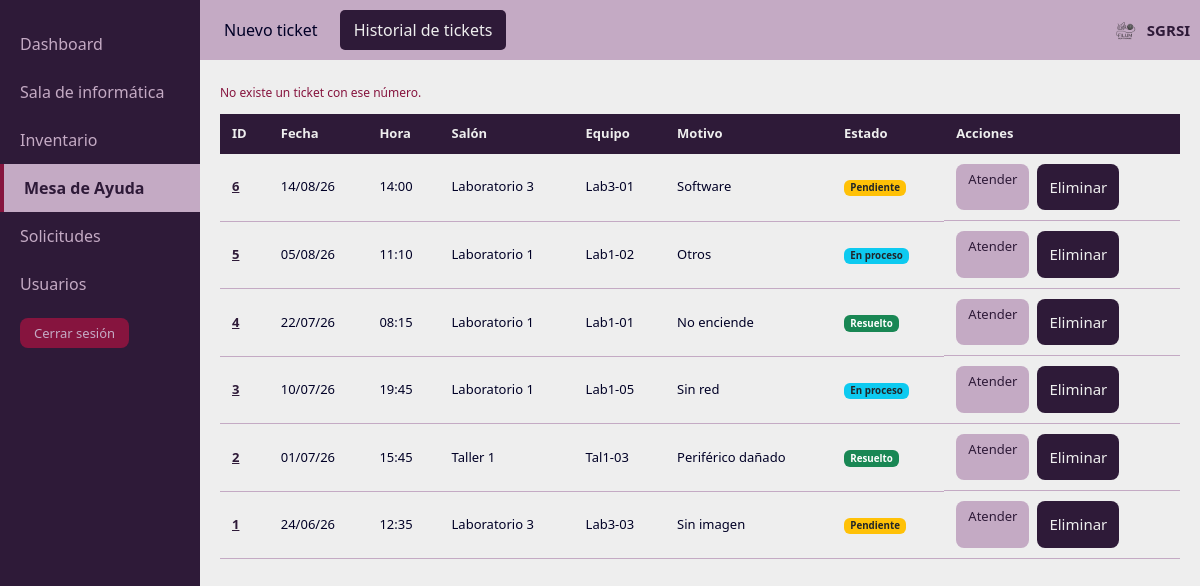
/FrontEnd/paginas/mesa-de-ayuda/mesa-de-ayuda.php?aviso=noexiste (signed in), run on the app's committed database.
### tables this page shows
CREATE TABLE ticket (
    id_ticket         INT UNSIGNED NOT NULL AUTO_INCREMENT,
    fecha_hora_alta   DATETIME     NOT NULL,
    ci_solicitante    CHAR(8)      NOT NULL,
    id_equipo         INT UNSIGNED NOT NULL,
    tipo_de_defecto   ENUM('No enciende', 'Sin imagen', 'Sin red',
                           'Sin audio', 'Periférico dañado', 'Software',
                           'Otros') NOT NULL,
    descripcion       VARCHAR(500) NULL,
    prioridad         ENUM('Urgente', 'Prioritario', 'Normal')
                      NOT NULL DEFAULT 'Normal',
    estado_ticket     ENUM('Pendiente', 'En proceso', 'Resuelto', 'Cancelado')
                      NOT NULL DEFAULT 'Pendiente',
    ci_responsable    CHAR(8)      NULL,
    diagnostico       VARCHAR(500) NULL,
    solucion          VARCHAR(500) NULL,
    fecha_hora_cierre DATETIME     NULL,

    CONSTRAINT pk_ticket             PRIMARY KEY (id_ticket),
    CONSTRAINT fk_ticket_solicitante FOREIGN KEY (ci_solicitante)
        REFERENCES usuario (ci)
        ON UPDATE CASCADE ON DELETE RESTRICT,
     
     
    CONSTRAINT fk_ticket_responsable FOREIGN KEY (ci_responsable)
        REFERENCES usuario (ci)
        ON UPDATE RESTRICT ON DELETE RESTRICT,
    CONSTRAINT fk_ticket_equipo      FOREIGN KEY (id_equipo)
        REFERENCES equipo (id_equipo)
        ON UPDATE CASCADE ON DELETE RESTRICT,

    CONSTRAINT ck_ticket_cierre CHECK (
        fecha_hora_cierre IS NULL OR fecha_hora_cierre >= fecha_hora_alta
    ),
    CONSTRAINT ck_ticket_resuelto CHECK (
        estado_ticket <> 'Resuelto'
        OR (ci_responsable IS NOT NULL AND fecha_hora_cierre IS NOT NULL)
    )
);

CREATE TABLE equipo (
    id_equipo     INT UNSIGNED NOT NULL AUTO_INCREMENT,
    nombre_equipo VARCHAR(60)  NOT NULL,
    descripcion   VARCHAR(500) NULL,
    nombre_salon  VARCHAR(30)  NOT NULL,
    estado_equipo ENUM('Operativo', 'En reparación',
                       'En trámite de baja', 'De baja')
                  NOT NULL DEFAULT 'Operativo',

    CONSTRAINT pk_equipo       PRIMARY KEY (id_equipo),
    CONSTRAINT fk_equipo_salon FOREIGN KEY (nombre_salon)
        REFERENCES salon (nombre_salon)
        ON UPDATE CASCADE ON DELETE RESTRICT
);

### BackEnd/logica/Sesion.php (called while the page is built, shortened)
<?php
class Sesion
{
    public static function rol()
    {
        return isset($_SESSION['rol']) ? $_SESSION['rol'] : null;
    }
    public static function esCoordinador()
    {
        return self::rol() === 'Coordinador';
    }
    public static function esTecnico()
    {
        return self::rol() === 'Asistente' || self::rol() === 'Coordinador';
    }
}

### BackEnd/logica/ControlAcceso.php (called while the page is built, shortened)
<?php
require_once __DIR__ . '/Sesion.php';
class ControlAcceso
{
    public static function puedeGestionarUsuarios()
    {
        return Sesion::esCoordinador();
    }
    public static function puedeAtender()
    {
        return Sesion::esTecnico();
    }
}

### BackEnd/dao/Conexion.php (called while the page is built, shortened)
<?php
class Conexion
{
    private static $instancia = null;
    private $pdo;
    private function __construct()
    {
        $config = require __DIR__ . '/../config/database.php';
        $dsn = 'mysql:host=' . $config['host']
             . ';port=' . $config['puerto']
             . ';dbname=' . $config['basedatos']
             . ';charset=' . $config['charset'];
        try {
            $this->pdo = new PDO($dsn, $config['usuario'], $config['password']);
            $this->pdo->setAttribute(PDO::ATTR_ERRMODE, PDO::ERRMODE_EXCEPTION);
            $this->pdo->setAttribute(PDO::ATTR_DEFAULT_FETCH_MODE, PDO::FETCH_ASSOC);
        } catch (PDOException $e) {
            error_log('SGRSI: fallo la conexion. ' . $e->getMessage());
            throw new Exception('No se pudo conectar con la base de datos.');
        }
    }
    public static function getInstancia()
    {
        if (self::$instancia === null) {
            self::$instancia = new Conexion();
        }
        return self::$instancia;
    }
    public function getPdo()
    {
        return $this->pdo;
    }
}

### BackEnd/dao/TicketDAO.php (called while the page is built, shortened)
<?php
require_once __DIR__ . '/Conexion.php';
class TicketDAO
{
    private $pdo;
    public function __construct()
    {
        $this->pdo = Conexion::getInstancia()->getPdo();
    }
    private function consultaBase()
    {
        return 'SELECT t.id_ticket, t.fecha_hora_alta, t.tipo_de_defecto, t.descripcion,
                       t.prioridad, t.estado_ticket, t.diagnostico, t.solucion,
                       t.fecha_hora_cierre, t.ci_solicitante, t.ci_responsable,
                       e.id_equipo, e.nombre_equipo, e.nombre_salon,
                       s.nombre_usuario AS nombre_solicitante,
                       r.nombre_usuario AS nombre_responsable
                  FROM ticket t
                  JOIN equipo e ON e.id_equipo = t.id_equipo
                  JOIN usuario s ON s.ci = t.ci_solicitante
                  LEFT JOIN usuario r ON r.ci = t.ci_responsable';
    }
    public function obtenerTodos()
    {
        $stmt = $this->pdo->query($this->consultaBase() . ' ORDER BY t.fecha_hora_alta DESC');
        return $stmt->fetchAll(PDO::FETCH_ASSOC);
    }
}

### BackEnd/logica/GestorTickets.php (called while the page is built, shortened)
<?php
require_once __DIR__ . '/ResultadoGestion.php';
require_once __DIR__ . '/Dominio.php';
require_once __DIR__ . '/../dao/TicketDAO.php';
class GestorTickets
{
    public function obtenerTodos()
    {
        return ResultadoGestion::ejecutar('tickets listar', function () { return (new TicketDAO())->obtenerTodos(); });
    }
}

### BackEnd/logica/ResultadoGestion.php (called while the page is built, shortened)
<?php
class ResultadoGestion
{
    public static function ok($datos = null, $codigo = 200, $mensaje = '')
    {
        return ['ok' => true, 'codigo' => $codigo, 'mensaje' => $mensaje, 'datos' => $datos];
    }
    public static function ejecutar($operacion, $accion)
    {
        try {
            return self::ok($accion());
        } catch (Throwable $e) {
            error_log('SGRSI ' . $operacion . ': ' . $e->getMessage());
            return self::fallo(500, 'No se pudo completar la operación. Intentá de nuevo en unos minutos.');
        }
    }
    public static function valor($resultado)
    {
        return $resultado['datos'];
    }
}

### BackEnd/logica/Dominio.php (called while the page is built, shortened)
<?php
class Dominio
{
    public static function claseDelBadge($estado)
    {
        if ($estado === 'Resuelto' || $estado === 'Resuelta') {
            return 'bg-success';
        }
        if ($estado === 'En proceso') {
            return 'bg-info text-dark';
        }
        return 'bg-warning text-dark';
    }
}

### FrontEnd/paginas/mesa-de-ayuda/mesa-de-ayuda.php (the view, shortened to what this page needs)
<?php
require_once __DIR__ . '/../../../BackEnd/logica/ControlAcceso.php';
require_once __DIR__ . '/../../../BackEnd/logica/GestorTickets.php';
require_once __DIR__ . '/../../../BackEnd/logica/Dominio.php';
$gestor = new GestorTickets();
$avisos = [
    'creado'    => ['exito', 'El ticket se registró correctamente.'],
    'guardado'  => ['exito', 'Los cambios se guardaron.'],
    'eliminado' => ['exito', 'El ticket se eliminó.'],
    'permiso'   => ['error', 'Solo el coordinador puede eliminar tickets.'],
    'ajeno'     => ['error', 'Ese ticket no es tuyo.'],
    'noexiste'  => ['error', 'No existe un ticket con ese número.'],
    'error'     => ['error', 'No se pudo completar la operación. Intentá de nuevo en unos minutos.'],
];
$mensaje = null;
$aviso   = isset($_GET['aviso']) ? $_GET['aviso'] : '';
if (isset($avisos[$aviso])) {
    $mensaje = ['tipo' => $avisos[$aviso][0], 'texto' => $avisos[$aviso][1]];
}
try {
    if (ControlAcceso::puedeAtender()) {
        $tickets = ResultadoGestion::valor($gestor->obtenerTodos());
    } else {
        $tickets = ResultadoGestion::valor($gestor->obtenerPorSolicitante(Sesion::ci()));
    }
} catch (Exception $e) {
    error_log('SGRSI mesa-de-ayuda.php listar: ' . $e->getMessage());
    $tickets = [];
    $mensaje = ['tipo' => 'error', 'texto' => 'No se pudo cargar el historial de tickets. Intentá de nuevo en unos minutos.'];
}
function v($texto)
{
    return htmlspecialchars((string) $texto, ENT_QUOTES, 'UTF-8');
}
?>
<!DOCTYPE html>
<html lang="es">
<head>
    <link href="https://cdn.jsdelivr.net/npm/bootstrap@5.3.3/dist/css/bootstrap.min.css" rel="stylesheet">
    <link rel="stylesheet" href="../../css/main.css">
</head>
<body>
    <div class="layout">
        <nav class="sidebar">
            <ul>
                <?php if (Sesion::esCoordinador()) { ?>
                    <li class="sidebar-item"><a href="../dashboard/dashboard.php">Dashboard</a></li>
                <?php } ?>
                <li class="sidebar-item"><a href="../uso-sala/planilla-uso-sala.php">Sala de informática</a></li>
                <?php if (ControlAcceso::puedeAtender()) { ?>
                    <li class="sidebar-item"><a href="../inventario/nuevo-equipo.php">Inventario</a></li>
                <?php } ?>
                <li class="sidebar-item activo">Mesa de Ayuda</li>
                <li class="sidebar-item"><a href="../solicitudes/nueva-solicitud.php">Solicitudes</a></li>
                <?php if (ControlAcceso::puedeGestionarUsuarios()) { ?>
                    <li class="sidebar-item"><a href="../usuarios/nuevo-usuario.php">Usuarios</a></li>
                <?php } ?>
                <li class="sidebar-item"><a href="../../cerrar-sesion.php" class="btn-salir">Cerrar sesión</a></li>
            </ul>
        </nav>
        <main class="main">
            <header class="topbar-nav">
                <nav>
                    <ul>
                        <li class="topbar-item"><a href="nuevo-ticket.php">Nuevo ticket</a></li>
                        <li class="topbar-item activo">Historial de tickets</li>
                    </ul>
                </nav>
                <div class="topbar-logo">
                    <img src="../../img/logo.png" alt="Logo SGRSI">
                    <span>SGRSI</span>
                </div>
            </header>
            <section class="content">
                <?php if ($mensaje) { ?>
                    <p class="error-mensaje <?php echo $mensaje['tipo'] === 'exito' ? 'mensaje-exito' : ''; ?>" style="display: block;">
                        <?php echo v($mensaje['texto']); ?>
                    </p>
                <?php } ?>
                <div class="tabla-wrapper">
                    <table>
                        <thead>
                            <tr>
                                <th>ID</th>
                                <th>Fecha</th>
                                <th>Hora</th>
                                <th>Salón</th>
                                <th>Equipo</th>
                                <th>Motivo</th>
                                <th>Estado</th>
                                <th>Acciones</th>
                            </tr>
                        </thead>
                        <tbody>
                            <?php foreach ($tickets as $ticket) { ?>
                                <?php $alta = strtotime($ticket['fecha_hora_alta']); ?>
                                <tr>
                                    <td><a class="tabla-enlace" href="detalle-ticket.php?id=<?php echo urlencode($ticket['id_ticket']); ?>"><?php echo v($ticket['id_ticket']); ?></a></td>
                                    <td><?php echo v(date('d/m/y', $alta)); ?></td>
                                    <td><?php echo v(date('H:i', $alta)); ?></td>
                                    <td><?php echo v($ticket['nombre_salon']); ?></td>
                                    <td><?php echo v($ticket['nombre_equipo']); ?></td>
                                    <td><?php echo v($ticket['tipo_de_defecto']); ?></td>
                                    <td><span class="badge <?php echo v(Dominio::claseDelBadge($ticket['estado_ticket'])); ?>"><?php echo v($ticket['estado_ticket']); ?></span></td>
                                    <td class="acciones">
                                        <a class="btn-editar" href="detalle-ticket.php?id=<?php echo urlencode($ticket['id_ticket']); ?><?php echo ControlAcceso::puedeAtender() && $ticket['estado_ticket'] !== 'Cancelado' ? '&amp;modo=editar' : ''; ?>">
                                            <?php echo ControlAcceso::puedeAtender() && $ticket['estado_ticket'] !== 'Cancelado' ? 'Atender' : 'Ver'; ?>
                                        </a>
                                        <?php if (Sesion::esCoordinador()) { ?>
                                            <form action="mesa-de-ayuda.php" method="post" class="form-en-linea">
                                                <button type="submit" class="btn-eliminar" data-confirmar="1">Eliminar</button>
                                            </form>
                                        <?php } ?>
                                    </td>
                                </tr>
                            <?php } ?>
                        </tbody>
                    </table>
                </div>
            </section>
        </main>
    </div>
</body>
</html>

### data on the page
ticket: id_ticket "6", fecha_hora_alta "14/08/26", fecha_hora_alta "14:00", id_equipo.nombre_salon "Laboratorio 3", id_equipo.nombre_equipo "Lab3-01", tipo_de_defecto "Software", estado_ticket "Pendiente", shows "Atender"
ticket: id_ticket "5", fecha_hora_alta "05/08/26", fecha_hora_alta "11:10", id_equipo.nombre_salon "Laboratorio 1", id_equipo.nombre_equipo "Lab1-02", tipo_de_defecto "Otros", estado_ticket "En proceso", shows "Atender"
ticket: id_ticket "4", fecha_hora_alta "22/07/26", fecha_hora_alta "08:15", id_equipo.nombre_salon "Laboratorio 1", id_equipo.nombre_equipo "Lab1-01", tipo_de_defecto "No enciende", estado_ticket "Resuelto", shows "Atender"
ticket: id_ticket "3", fecha_hora_alta "10/07/26", fecha_hora_alta "19:45", id_equipo.nombre_salon "Laboratorio 1", id_equipo.nombre_equipo "Lab1-05", tipo_de_defecto "Sin red", estado_ticket "En proceso", shows "Atender"
ticket: id_ticket "2", fecha_hora_alta "01/07/26", fecha_hora_alta "15:45", id_equipo.nombre_salon "Taller 1", id_equipo.nombre_equipo "Tal1-03", tipo_de_defecto "Periférico dañado", estado_ticket "Resuelto", shows "Atender"
ticket: id_ticket "1", fecha_hora_alta "24/06/26", fecha_hora_alta "12:35", id_equipo.nombre_salon "Laboratorio 3", id_equipo.nombre_equipo "Lab3-03", tipo_de_defecto "Sin imagen", estado_ticket "Pendiente", shows "Atender"

### other printed values
v($mensaje['texto']) "No existe un ticket con ese número."
